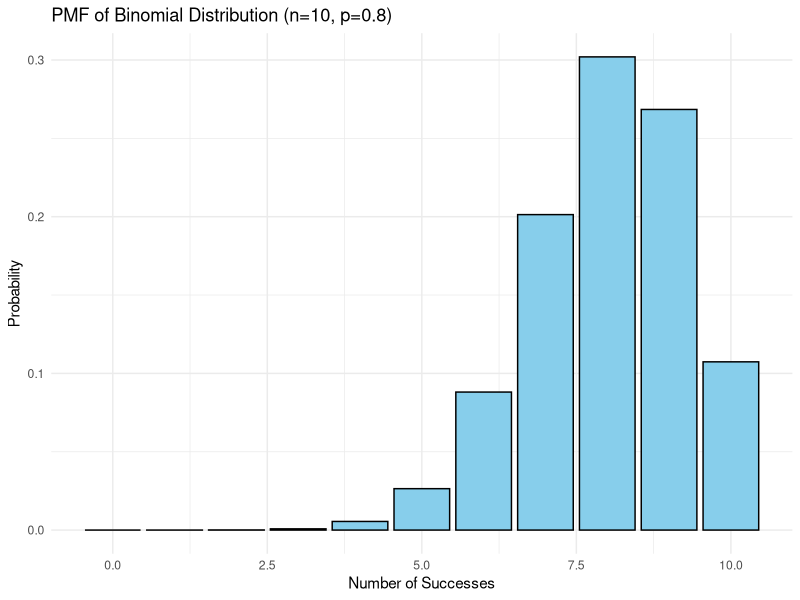
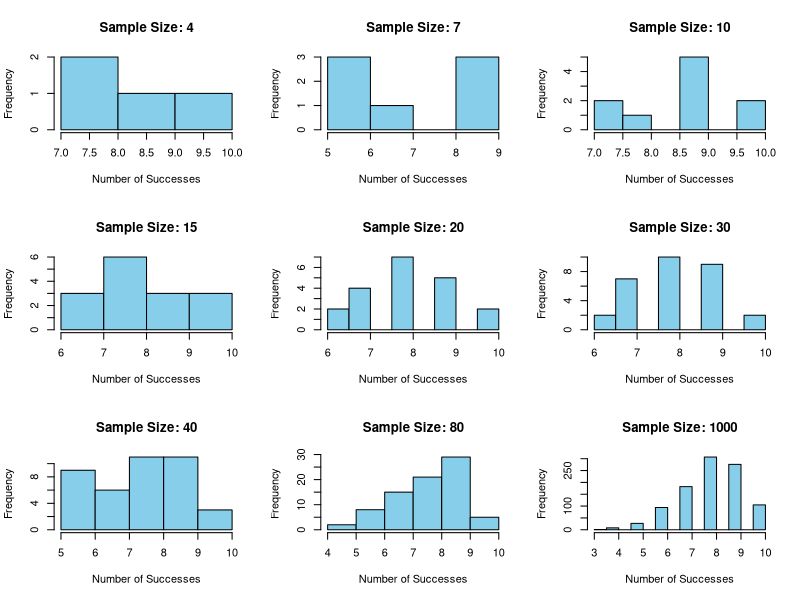
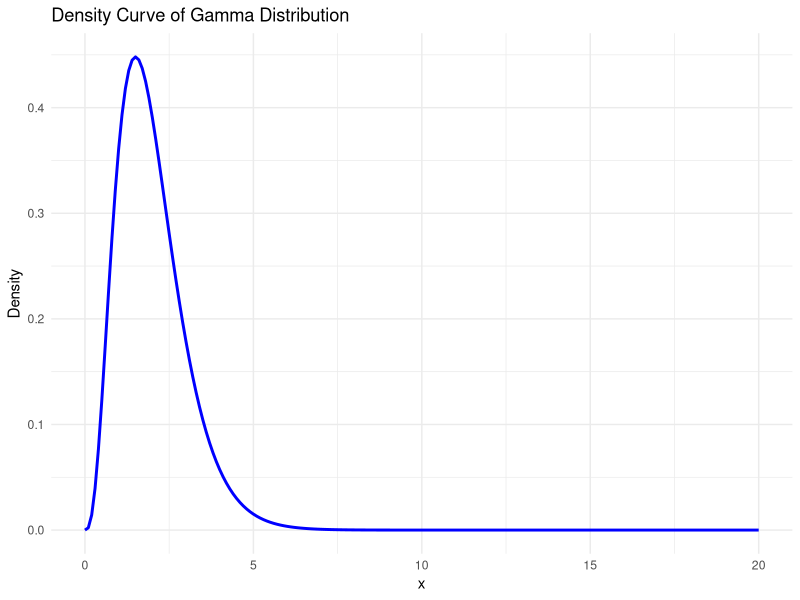
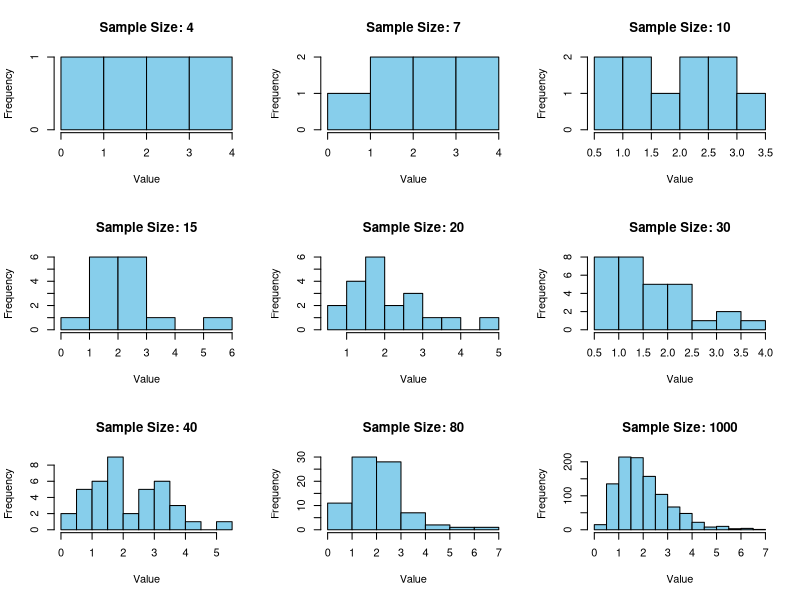
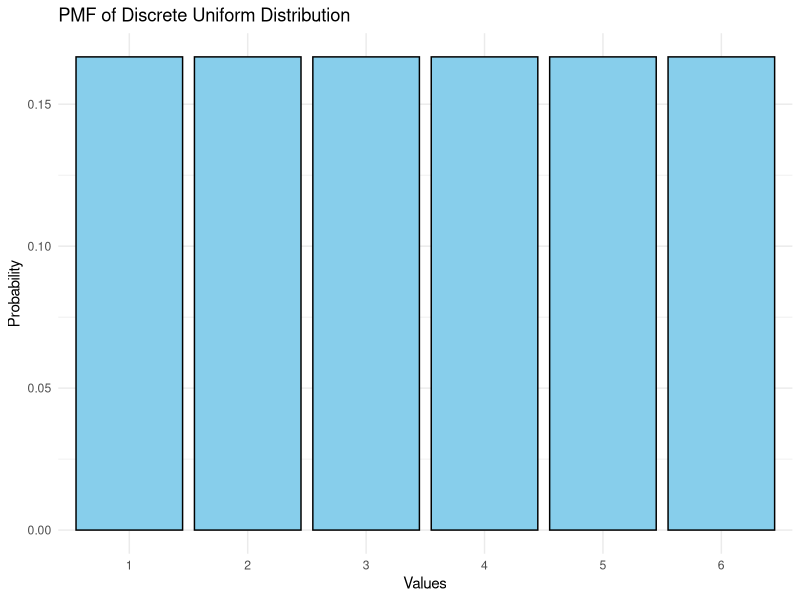
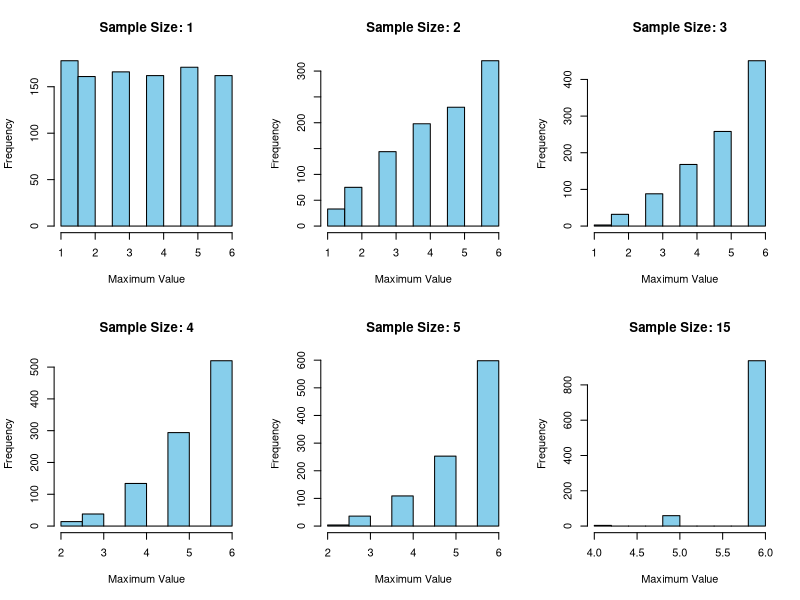
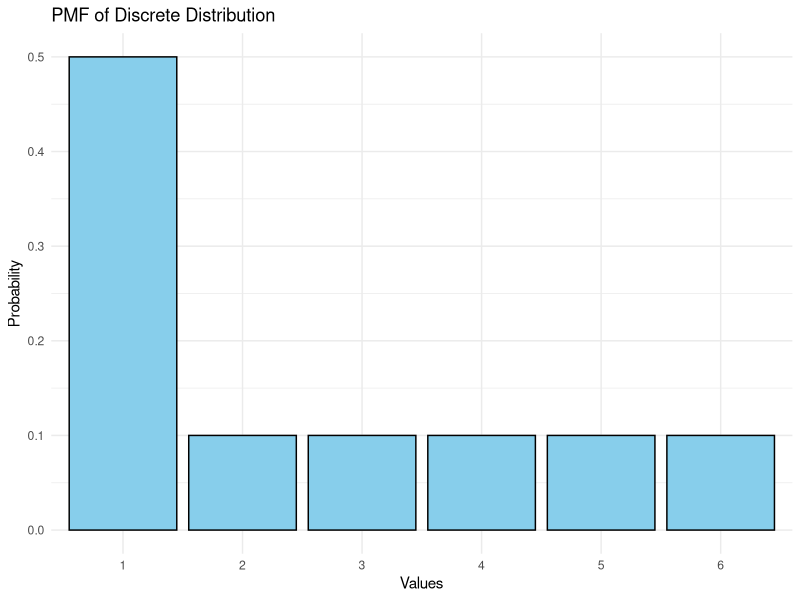
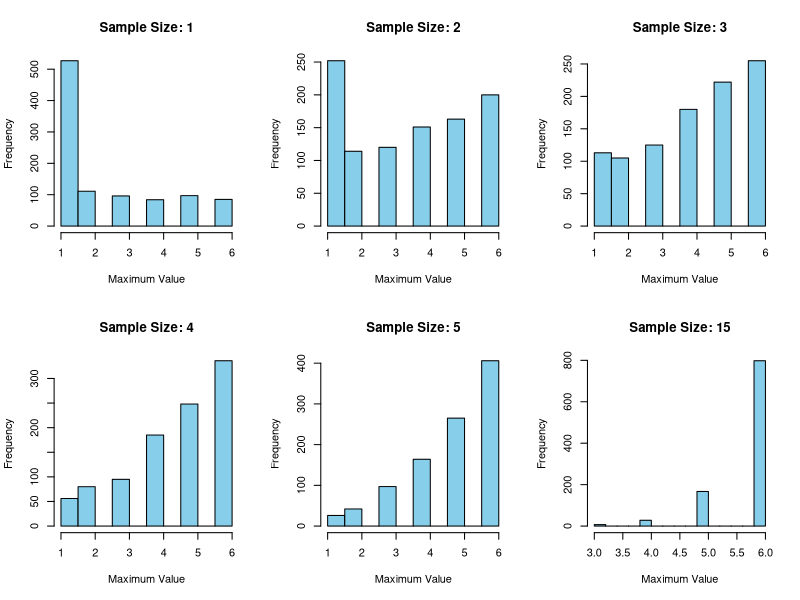

The R source for these figures, in order:
## ---- chunk 1
# Load necessary library for plotting
library(ggplot2)

# Define parameters
n <- 10
p <- 0.8

# Create a sequence of x values from 0 to n
x_values <- 0:n

# Calculate the PMF using the dbinom function
pmf_values <- dbinom(x_values, size = n, prob = p)

# Create a data frame for plotting
data <- data.frame(x = x_values, pmf = pmf_values)

# Plot the PMF
ggplot(data, aes(x = x, y = pmf)) +
  geom_bar(stat = "identity", fill = "skyblue", color = "black") +
  labs(title = "PMF of Binomial Distribution (n=10, p=0.8)",
       x = "Number of Successes",
       y = "Probability") +
  theme_minimal()

## ---- chunk 2
# Sample sizes
sample_sizes <- c(4, 7, 10, 15, 20, 30, 40, 80, 1000)

# Generate random samples and plot histograms for each sample size
par(mfrow = c(3, 3))  # Set the layout of the plots

for (i in 1:length(sample_sizes)) {
  sample_size <- sample_sizes[i]
  sample <- rbinom(sample_size, size = 10, prob = 0.8)  # Generating random samples from a Binomial distribution
  
  hist(sample, main = paste("Sample Size:", sample_size), xlab = "Number of Successes", col = "skyblue", border = "black")
}
## ---- chunk 3
# Load necessary library for plotting
library(ggplot2)

# Define parameters
alpha <- 4
beta <- 2

# Generate a sequence of x values
x_values <- seq(0, 20, by = 0.1)  # Change the range and granularity as needed

# Calculate the density values using dgamma function
density_values <- dgamma(x_values, shape = alpha, rate = beta)

# Create a data frame for plotting
data <- data.frame(x = x_values, density = density_values)

# Plot the density curve
ggplot(data, aes(x = x, y = density)) +
  geom_line(color = "blue", linewidth = 1) +
  labs(title = "Density Curve of Gamma Distribution",
       x = "x",
       y = "Density") +
  theme_minimal()


## ---- chunk 4
# Sample sizes
sample_sizes <- c(4, 7, 10, 15, 20, 30, 40, 80, 1000)

# Generate random samples and plot histograms for each sample size
par(mfrow = c(3, 3))  # Set the layout of the plots

for (i in 1:length(sample_sizes)) {
  sample_size <- sample_sizes[i]
  sample <- rgamma(sample_size, shape = 4, rate = 2)  # Generating random samples from a Gamma distribution
  
  hist(sample, main = paste("Sample Size:", sample_size), xlab = "Value", col = "skyblue", border = "black")
}

## ---- chunk 5
# Define the values of the discrete uniform random variable
values <- 1:6

# Calculate the probability mass function (since it's uniform, each value has equal probability)
prob <- rep(1/length(values), length(values))

# Create a data frame for plotting
data <- data.frame(values = values, probability = prob)

# Plot the PMF
library(ggplot2)

ggplot(data, aes(x = as.factor(values), y = probability)) +
  geom_bar(stat = "identity", fill = "skyblue", color = "black") +
  labs(title = "PMF of Discrete Uniform Distribution",
       x = "Values",
       y = "Probability") +
  theme_minimal() +
  scale_x_discrete(labels = as.character(values))

## ---- chunk 6
# Define the values of the discrete random variable
values <- 1:6

# Function to generate a random sample from a discrete uniform distribution
disc_samp <- function(n) {
  sample(values, size = n, replace = TRUE)
}

## ---- chunk 7
# Define the function to generate the sample maximum
sample_max <- function(n) {
  max(disc_samp(n))
}

# Sample sizes
sample_sizes <- c(1, 2, 3, 4, 5, 15)

# Generate the sampling distribution of sample maxima and plot histograms
par(mfrow = c(2, 3))  # Set the layout of the plots

for (size in sample_sizes) {
  max_samples <- replicate(1000, sample_max(size))  # Generating 1000 samples
  
  hist(max_samples, main = paste("Sample Size:", size),
       xlab = "Maximum Value", col = "skyblue", border = "black")
}

## ---- chunk 8
# Define the values of the discrete random variable
values <- 1:6

# Define probabilities for each value
probabilities <- c(0.5, 0.1, 0.1, 0.1, 0.1, 0.1)

# Create a data frame for plotting
data <- data.frame(values = values, probability = probabilities)

# Plot the PMF
library(ggplot2)

ggplot(data, aes(x = as.factor(values), y = probability)) +
  geom_bar(stat = "identity", fill = "skyblue", color = "black") +
  labs(title = "PMF of Discrete Distribution",
       x = "Values",
       y = "Probability") +
  theme_minimal() +
  scale_x_discrete(labels = as.character(values))

## ---- chunk 9
# Define the values of the discrete random variable
values <- 1:6

# Define probabilities for each value
probabilities <- c(0.5, 0.1, 0.1, 0.1, 0.1, 0.1)

# Function to generate a random sample from the given discrete distribution
disc_samp_1 <- function(n) {
  sample(values, size = n, replace = TRUE, prob = probabilities)
}

## ---- chunk 10
# Define the function to generate the sample maximum
sample_max <- function(n) {
  max(disc_samp_1(n))
}

# Sample sizes
sample_sizes <- c(1, 2, 3, 4, 5, 15)

# Set seed for reproducibility
set.seed(42)

# Generate the sampling distribution of sample maxima and plot histograms
par(mfrow = c(2, 3))  # Set the layout of the plots

for (size in sample_sizes) {
  max_samples <- replicate(1000, sample_max(size))  # Generating 1000 samples
  
  hist(max_samples, main = paste("Sample Size:", size),
       xlab = "Maximum Value", col = "skyblue", border = "black")
}

## ---- chunk 11
samp_sizes  <- c(1, 2, 3, 4, 15, 500, 1000)

par(mfrow=c(2,2))
for(size in samp_sizes){
  replicates <- replicate(10000, {
    mean(rexp(size, rate = 5))
  })
  hist(replicates, breaks = 100,
       main = paste("Samp Dist for Exp, samp size =", size ))
}
## ---- chunk 12

## ---- chunk 13

## ---- chunk 14

## ---- chunk 15

## ---- chunk 16

## ---- chunk 17

## ---- chunk 18

## ---- chunk 19

## ---- chunk 20

## ---- chunk 21

## ---- chunk 22

